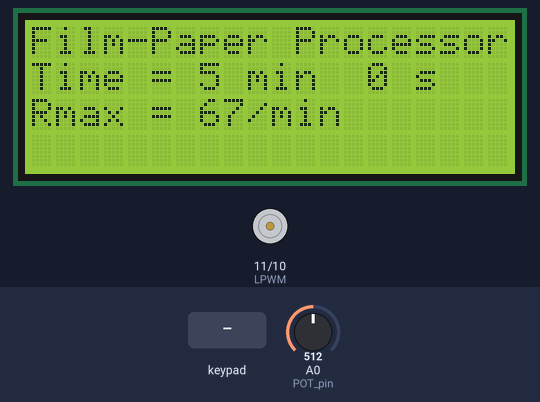
A sketch run on a simulated Arduino Uno, built with avr-gcc and run on an emulated ATmega328P. Shown: 20×4 character LCD, motor-driver pin pairs drawn as motors (green arrow = first pin HIGH = forward, orange = second pin HIGH = backward, longer = more drive). The test bench sets the inputs (shaded band); at power-on: A0 (POT_pin) = 512. What the sketch prints to the serial monitor is not drawn.

Above: at 1.2 s.
1.3 s: key 'C' pressed
At 2.7 s:
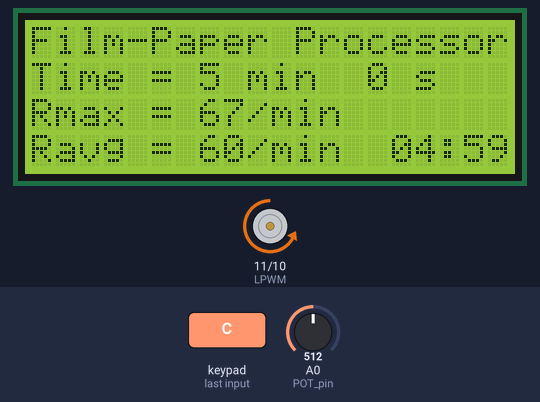
4.3 s: key 'A' pressed
At 5.4 s:
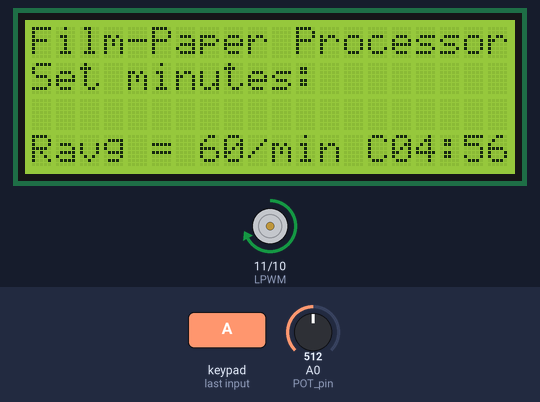
7.3 s: keypad keys 9 8 7 6 # pressed 0.4 s apart
At 9.8 s:
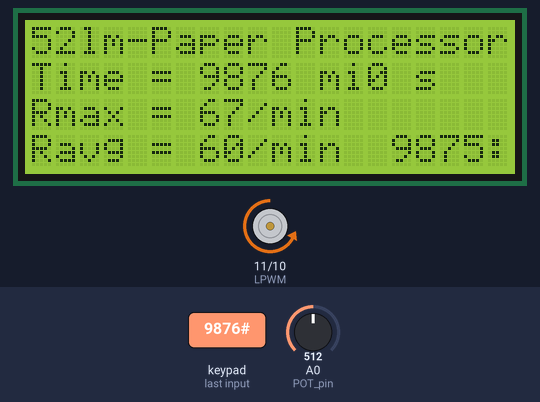
10.8 s: keypad keys 9 8 7 6 * pressed 0.4 s apart
At 14.7 s:
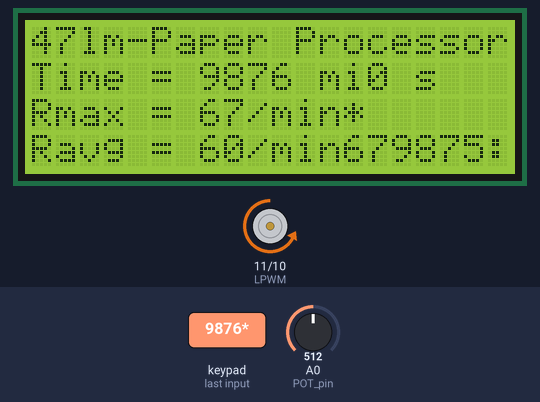
15.1 s: keypad keys 5 4 3 2 # pressed 0.4 s apart
At 17.8 s:
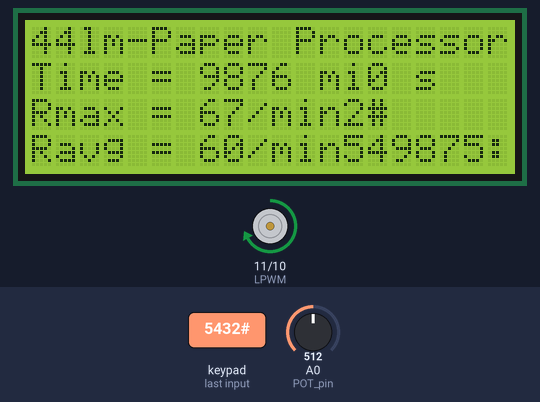
18.6 s: key 'B' pressed
At 20.5 s:
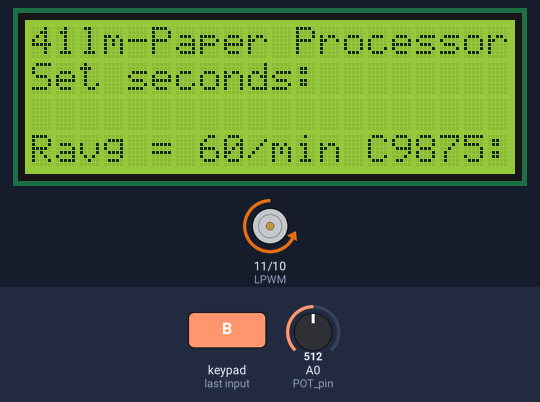
Timing chart, 0 to 22.1 s (numbered marks = the images above; inputs shaded):
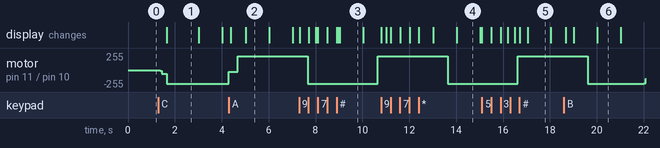

Measured:
- after the input at 1.3 s, motor on pin 11 (LPWM) / pin 10 (RPWM): stopped → backward 10/255 after 0.07 s, → backward 56/255 0.07 s later, → backward 203/255 0.22 s later; the display: changes after 0.35 s (image 1)
- after the input at 4.3 s, the display: first changes after 0.08 s (image 2 shows a later state)
- after the input at 18.6 s, the display: first changes after 0.08 s (image 6 shows a later state)
- what the display in image 4 shows lasts 1.0 s, from 14.0 s to 15.0 s

The sketch:

rotary_processor_v3.ino
```cpp
// (licence header left out)
// ---------------------
// Include the libraries
// ---------------------
#include <Wire.h>
#include <LiquidCrystal_I2C.h>
#include <Keypad.h>

// ---------------------
// PARAMETERS
// ---------------------

// States of the application
const byte ST_DISPLAY_MAINMENU = 0;
const byte ST_WAIT = 1;
const byte ST_SETTIMING_M = 2;
const byte ST_SETTIMING_S = 3;
const byte ST_STARTMOTOR = 4;
const byte ST_IDLE = 5;

// Motor control states
const int MOTOR_CONTINUE = 0;
const int MOTOR_START = 1;
const int MOTOR_FORCESTOP = 2;
const int MOTOR_CW = 3;
const int MOTOR_CCW = 4;

// LCD
const byte ROWS = 4;                      //  Constants for row and column sizes
const byte COLS = 4;
const int I2C_addr = 0x27;                //  Define I2C Address - found with scanner

// Keypad
char hexaKeys[ROWS][COLS] = {             // Array to represent keys on keypad
  { '1', '2', '3', 'A' },
  { '4', '5', '6', 'B' },
  { '7', '8', '9', 'C' },
  { '*', '0', '#', 'D' }
};

// Development
// const unsigned long tMinutesMax = 15;
// const unsigned long tSecondsMax = 60;

// Tank
const int deltaMax   = 17;                // max adjustement of the angular velocity of the tank [RPM]
const int wTankHigh  = 84;                // max angular velocity of the tank = max motor velocity [RPM]
const int wCorFactor =  0;                // correction factor based on measuments
const int nFullRev   =  3;                // number of full revolutions of the tank, any direction

// Motor speed
const int wMotorMax = 255;                // max motor speed index (in Arduino). Motor max 84 RPM
unsigned long accelCycleTime = 300UL;     // [0,accelCycleTime] ms.              Acceleration time, 10% total time [s]

// ---------------------
// GLOBAL VARIABLES
// ---------------------

// Potentiometer (rotational speed control)
int potValue;                             // analog pot reading
int potValueLast;                         // analog pot reading

// Keypad
char customKey;                           // Character to hold key input

// Tank
int delta;                                // Change in rotor angular speed [RPM]
int wTankLow;                             // min angular speed of the tank [RPM]
int wTank;                                // adjusted angular speed of the tank [RPM]
float wMean;                              // average angular speed per cycle [RPM]
int wTankInt;                             // (75) default Jobo recommendation in [RPM]

// Motor
unsigned long theTiming;                  // total time to rotate in [s]
unsigned long theCycleTiming;             // total time to rotate in a CW or CCW cycle [ms]                              e.g. 3000UL
unsigned long breakCycleTime;             // [breakCycleTime,theCycleTiming] ms. Deacceleration time, 10% total time [s] e.g. 2700UL

int wMotor;                               // motor speed index in the range [0,255] = f(theSpeed)
int wMotorMin;                            // min motor speed index (~ 50% of max). Motor min 50 RPM
unsigned long motorRunStartTime;          // the 'time' that the motor started running


// Development control
unsigned long tMinutes = 5;               // Default prewarming time
unsigned long tSeconds = 0;

// States of the application
byte currentState = ST_DISPLAY_MAINMENU;  // the state of the application; start with main menu display
int currentStateMotor;                    // the state of the motor; start with CW rotation once starting

// ---------------------
// DEFINE PINS
// ---------------------

// Potentiomenter
const int POT_pin = A0;  // analog potentiometer

// Motor (both PWM)
const int RPWM = 10;
const int LPWM = 11;

// LCD
const int en = 2, rw = 1, rs = 0, d4 = 4, d5 = 5, d6 = 6, d7 = 7, bl = 3;

// Keypad
byte rowPins[ROWS] = { 9, 8, 7, 6 };      //connect to the row pinouts of the keypad
byte colPins[COLS] = { 5, 4, 3, 2 };      //connect to the column pinouts of the keypad

// ---------------------
// CREATE OBJECTS
// ---------------------

Keypad keypad = Keypad(makeKeymap(hexaKeys), rowPins, colPins, ROWS, COLS);
LiquidCrystal_I2C lcd(I2C_addr, en, rw, rs, d4, d5, d6, d7, bl, POSITIVE);

void setup() {

  // -------------------
  // INITIALIZE
  // -------------------

  // Serial port
  Serial.begin(57600);

  // LCD
  lcd.backlight();
  lcd.begin(20, 4);
  Serial.println("20x4 display");

  // PINS
  pinMode(POT_pin, INPUT);                // set potentiometer input
  pinMode(RPWM, OUTPUT);                  // set motor connections as outputs
  pinMode(LPWM, OUTPUT);

  // Initial motor state set to stop
  analogWrite(RPWM, 0);                   // Stop = 0
  analogWrite(LPWM, 0);

  // Initialize Variables

  theTiming = tMinutes * 60UL + tSeconds; // Default prewarming time in [s]
  delta = 0;
  wTankInt = wTankHigh - deltaMax;
  wTankLow = wTankInt - deltaMax;
  wMotorMin = wMotorMax*wTankLow/wTankHigh;

}

void loop() {
  // single key from keypad
  char key;
  // text from keypad
  char *text;

  // Adjust tank speed (with potentiometer)
  setTankSpeed();

  // let the motor do what it was doing
  runMotor(MOTOR_CONTINUE);

  // countdown timer
  if (motorRunStartTime > 0) {
    displayCounterMenu();
  }

  //Serial.println(currentState);

  switch (currentState) {
    case ST_DISPLAY_MAINMENU:
      // display main menu
      displayMenu();
      // switch to wait state
      currentState = ST_WAIT;
      break;
    case ST_WAIT:
      // get key
      key = getKeyWithEcho();
      // if timing (min) setting selected
      if (key == 'A') {
        // display 'timing' menu minutes
        displayTimingMenuM();
        // change to state where user can enter timing in min
        currentState = ST_SETTIMING_M;
      }
      // if timing (sec) setting selected
      if (key == 'B') {
        // display 'timing' menu seconds
        displayTimingMenuS();
        // change to state where user can enter timing in sec
        currentState = ST_SETTIMING_S;
      }
      // if START key is selected
      if (key == 'C') {
        // display main menu
        displayMenu();
        // change to state where user can start the motor
        currentState = ST_STARTMOTOR;
      }
      // if END key is selected
      if (key == 'D') {
        // display main menu
        displayMenu();
        // change to state where user can reset parameters
        currentState = ST_IDLE;
      }
      // Note: state does not change if entry is not '1', '2', 'A', 'B, 'C', or 'D'
      break;
    case ST_SETTIMING_M:
      // get the text entered on the keypad
      text = getKeypadText();
      // if text complete
      if (text != NULL) {
        // if user did enter a timming
        if (text[0] != '\0') {
          //theTiming = atoi(text);
          tMinutes = atoi(text);
        }
        currentState = ST_DISPLAY_MAINMENU;
      }
      // actualize the total timing
      theTiming = tMinutes * 60UL + tSeconds;
      break;
    case ST_SETTIMING_S:
      // get the text entered on the keypad
      text = getKeypadText();
      // if text complete
      if (text != NULL) {
        // if user did enter a timming
        if (text[0] != '\0') {
          tSeconds = atoi(text);
        }
        currentState = ST_DISPLAY_MAINMENU;
      }
      // actualize the total timing
      theTiming = tMinutes * 60UL + tSeconds;
      break;
    case ST_STARTMOTOR:
      // start motor
      runMotor(MOTOR_START);
      currentState = ST_DISPLAY_MAINMENU;
      break;
    case ST_IDLE:
      // stop motor
      runMotor(MOTOR_FORCESTOP);
      currentState = ST_DISPLAY_MAINMENU;
      break;
  }  // end_of_switch
}

// -------------------------------------------------------------------------
// FUNCTIONS
// -------------------------------------------------------------------------

/*
  display a title on the first line of the display; it always clears the LCD
*/
void displayTitle() {
  // clear the lcd
  lcd.clear();
  // print the project title on the first line
  lcd.setCursor(0, 0);
  lcd.print("Film-Paper Processor");
}

/*
  display main menu
*/
void displayMenu() {
  // current line where to write on LCD; every time that we write, currentLine will be incremented
  byte currentLine = 0;
  // text buffer for 20 characters and string terminator
  char textbuffer[21];
  char textbuffer2[21];

  // display the title on the first line and update currentLine
  displayTitle();
  currentLine = 1;

  // print the current settings on the second line
  lcd.setCursor(0, currentLine++);
  //sprintf(textbuffer, "Time = %d min %d s", tMinutes, tSeconds);
  sprintf(textbuffer, "Time = %d min", tMinutes);
  lcd.print(textbuffer);
  lcd.setCursor(14, 1);
  sprintf(textbuffer, "%d s", tSeconds);
  lcd.print(textbuffer);

  lcd.setCursor(0, currentLine++);
  sprintf(textbuffer, "Rmax = %d/min", wTank + wCorFactor);
  lcd.print(textbuffer);
}
/*
  display a 'menu' where the user can enter a timing
*/
void displayTimingMenuM() {
  // display the title on the 1st line
  displayTitle();
  // display additional info on 3rd line
  lcd.setCursor(0, 3);
  lcd.print("                    ");
  lcd.setCursor(0, 4);
  lcd.print("# Finish    * Cancel");
  // prompt user to set speed (2nd line)
  lcd.setCursor(0, 1);
  lcd.print("Set minutes: ");
}

/*
  display a 'menu' where the user can enter a speed
*/
void displayTimingMenuS() {
  // display the title on the 1st line
  displayTitle();
  // display additional info on 3rd line
  lcd.setCursor(0, 3);
  lcd.print("                    ");
  lcd.setCursor(0, 4);
  lcd.print("# Finish    * Cancel");
  // prompt user to set speed (2nd line)
  lcd.setCursor(0, 1);
  lcd.print("Set seconds: ");
}

//  display a 'menu' with countdown timer
void displayCounterMenu() {

  static unsigned long nextTime;
  static unsigned long currTime;
  static unsigned long elapsedTime;
  static unsigned long remainingTime;
  int t1, t2;
  char textbuffer[21];

  currTime = millis();
  elapsedTime = currTime - motorRunStartTime;
  remainingTime = (theTiming * 1000 - elapsedTime);

  // get remaning min:sec

  if (currTime > nextTime) {
    nextTime += 1000;
    t1 = (remainingTime / 1000) / 60;
    t2 = (remainingTime / 1000) % 60;
    // Print integers with leading zeros
    lcd.setCursor(15, 4);
    sprintf(textbuffer, "%02d:%02d", t1, t2);
    lcd.print(textbuffer);

    lcd.setCursor(0, 4);
    sprintf(textbuffer, "Ravg = %d/min", (int)(wMean));
    lcd.print(textbuffer);
  }
}

/*
  Reads the analog potentiometer to adapt the tank angular speed
*/
void setTankSpeed() {

  static unsigned long nextTime;
  static unsigned long currTime;
  char textbuffer[21];

  potValue = analogRead(POT_pin);
  currTime = millis();

  if (currTime > nextTime) {
    nextTime += 1000;

    // estimate change of tank speed based on Pot. reading
    delta = map(potValue, 0, 1023, -deltaMax, deltaMax);
    wTank = wTankInt + delta;
    theCycleTiming = (nFullRev * 60000) / wTank  + accelCycleTime;
    breakCycleTime = theCycleTiming - accelCycleTime;

    wMean = (float)(wTank * (theCycleTiming - accelCycleTime) / theCycleTiming);

    // Serial.print("wMean= ");
    // Serial.println(wMean);
    // Serial.print("theCycleTiming= ");
    // Serial.println(theCycleTiming);

    if (currentState == ST_WAIT) {
      lcd.setCursor(7, 2);
      sprintf(textbuffer, "%d/min", wTank + wCorFactor);
      lcd.print(textbuffer);
    }
  }
}

// ------------------------------------------------------------------------
// MOTOR CONTROL
// ------------------------------------------------------------------------
/*
  starts or stops the motor or runs the motor for a given time
  parameter
    option: option to control motor
    MOTOR_FORCESTOP: force an (emergency) stop; oberrides any other options
    MOTOR_START: if not started, start it; if already started, it's ignored
    for any other option value, motor keeps on doing what it was doing
*/
void runMotor(byte options) {

  static unsigned long motorCycleStartTime;  // the 'time' that the motor cycle
  static unsigned long tElapsed;             // Elapsed time in the cycle
  int wMotorVar;                             // changing speed during Acc/DeAcc phases

  // if START (CW) received and motor not started yet
  // NOTE: the "&" operator is a logical as well as a bitwise operator,
  //       whereas the "&&" operator is only a logical operator
  if ((options & MOTOR_START) == MOTOR_START && motorRunStartTime == 0) {
    // for debugging
    Serial.println("START received while motor was not running");
    Serial.print("Timing: ");
    Serial.println(theTiming);

    // set the start 'time'
    motorRunStartTime = millis();
    motorCycleStartTime = motorRunStartTime;
    // display the start time
    Serial.print("Start Time: ");
    Serial.println(motorRunStartTime);

    // estimate angular velovity of the motor in [0,255]
    wMotor = map(wTank, wTankLow, wTankHigh, wMotorMin, wMotorMax);
    Serial.print("Set angular speed motor: ");
    Serial.println(wMotor);
    Serial.print("Cycle time in ms at current speed: ");
    Serial.println(theCycleTiming);

    // start the motor at current speed
    if (wMotor >= 0 && wMotor <= 255) {
      // INITIALIZATION: set motor in CW state
      currentStateMotor = MOTOR_CW;
    }
  }

  // Acceleration
  if (currentStateMotor != MOTOR_FORCESTOP) {
    tElapsed = millis() - motorCycleStartTime;
    if (tElapsed <= accelCycleTime) {
      // increase speed proportional to elapssed time
      wMotorVar = map(tElapsed, 0, accelCycleTime, 0, wMotor);  //map(value, fromLow, fromHigh, toLow, toHigh)
      switch (currentStateMotor) {
        case MOTOR_CW:
          // reverse direction to CCW (Forward)
          digitalWrite(LPWM, LOW);
          analogWrite(RPWM, wMotorVar);
          break;
        case MOTOR_CCW:
          // reverse direction to CW (Reverse)
          digitalWrite(RPWM, LOW);
          analogWrite(LPWM, wMotorVar);
          break;
      }
    }
  }

  // Breaking
  if (currentStateMotor != MOTOR_FORCESTOP) {
    tElapsed = millis() - motorCycleStartTime;
    if ((tElapsed > breakCycleTime) && (tElapsed < theCycleTiming)) {
      // decrease speed proportional to elapssed time
      wMotorVar = map(tElapsed, breakCycleTime, theCycleTiming, wMotor, 0);
      switch (currentStateMotor) {
        case MOTOR_CW:
          // reverse direction to CCW (Forward)
          digitalWrite(LPWM, LOW);
          analogWrite(RPWM, wMotorVar);
          break;
        case MOTOR_CCW:
          // reverse direction to CW (Reverse)
          digitalWrite(RPWM, LOW);
          analogWrite(LPWM, wMotorVar);
          break;
      }
    }
  }

  // Constant speed
  if (currentStateMotor != MOTOR_FORCESTOP) {
    tElapsed = millis() - motorCycleStartTime;
    if ((tElapsed > accelCycleTime) && (tElapsed <= breakCycleTime)) {
      switch (currentStateMotor) {
        case MOTOR_CW:
          // reverse direction to CCW (Forward)
          digitalWrite(LPWM, LOW);
          analogWrite(RPWM, wMotor);
          break;
        case MOTOR_CCW:
          // reverse direction to CW (Reverse)
          digitalWrite(RPWM, LOW);
          analogWrite(LPWM, wMotor);
          break;
      }
    }
  }


  //breakCycleTime

  // CHANGE DIRECTION: if the rotation cycle has run for the specified cycle duration
  if ((millis() - motorCycleStartTime) >= theCycleTiming) {
    if (currentStateMotor != MOTOR_FORCESTOP) {

      // stop the motor;
      analogWrite(RPWM, 0);  // Stop = 0
      analogWrite(LPWM, 0);

      // reset the cycle 'time'
      motorCycleStartTime = millis();

      // reverse directions
      switch (currentStateMotor) {
        case MOTOR_CW:
          // reverse direction to CCW
          // digitalWrite(LPWM, LOW);
          // analogWrite(RPWM, wMotor);
          // switch to CCW state
          currentStateMotor = MOTOR_CCW;
          // Serial.print("Rot: ");
          // Serial.println(MOTOR_CCW);
          break;
        case MOTOR_CCW:
          // reverse direction to CW
          // digitalWrite(RPWM, LOW);
          // analogWrite(LPWM, wMotor);
          // switch to CW state
          currentStateMotor = MOTOR_CW;
          // Serial.print("Rot: ");
          // Serial.println(MOTOR_CW);
          break;
      }
    }
  }

  // STOP: if the motor has run for the specified duration
  if (millis() - motorRunStartTime >= (theTiming * 1000UL)) {
    // inform the user that motor has stopped
    if (motorRunStartTime != 0) {
      Serial.println("Motor stopped");
      Serial.print("Time: ");
      Serial.println(millis());
    }
    // stop the motor;
    analogWrite(RPWM, 0);  // Stop = 0
    analogWrite(LPWM, 0);
    // reset the start 'time'
    motorRunStartTime = 0;
    currentStateMotor = MOTOR_FORCESTOP;
  }
  // if FORCESTOP received
  if ((options & MOTOR_FORCESTOP) == MOTOR_FORCESTOP) {
    // for debugging
    Serial.println("FORCESTOP received");
    // stop the motor
    analogWrite(LPWM, 0);  // Stop = 0
    analogWrite(RPWM, 0);
    // reset start 'time'
    motorRunStartTime = 0;
    currentStateMotor = MOTOR_FORCESTOP;
    // nothing more to do
    return;
  }
}


// -----------------------------------------------------------------
// LCD ROUTINES
// -----------------------------------------------------------------

/*
  get a keystroke from the keypad
  echo the key that was pressed to the LCD
  the echo will be on the current position of the LCD
  returns
    the key that was pressed or NO_KEY
*/
char getKeyWithEcho() {
  // read a key
  char key = keypad.getKey();

  // if no key pressed
  if (key != NO_KEY) {
    // for debugging, output to serial monitor
    Serial.print("Key: ");
    Serial.println(key);
    // display on current position of LCD
    lcd.print(key);
  }
  return key;
}

/*
  get a text from the keypad (max 20 characters)
  '#' finishes the entry of data
  '*' cancels the entry of data
  returns
    NULL if not complete
    empty text if canceled
    entered text (might be empty)
*/
char *getKeypadText() {
  // a buffer for 20 keypresses and one
  static char keypadbuffer[21];
  // index in above buffer
  static char index = 0;

  // read a key
  char key = getKeyWithEcho();
  // if nothing pressed
  if (key == NO_KEY) {
    // indicate no complete data
    return NULL;
  }
  // if 'cancel' key
  if (key == '*') {
    // reset index
    index = 0;
    // create empty text
    keypadbuffer[index] = '\0';
    // return text
    return keypadbuffer;
  }
  // if 'enter' key
  if (key == '#') {
    // add a string terminator
    keypadbuffer[index] = '\0';
    // reset index for next time
    index = 0;
    // return the text
    Serial.println(keypadbuffer);
    return keypadbuffer;
  }
  // check for buffer overflow
  if (index >= sizeof(keypadbuffer)) {
    // add a string terminator
    keypadbuffer[sizeof(keypadbuffer) - 1] = '\0';
    // reset index for next time
    index = 0;
    // return the text
    return keypadbuffer;
  }

  // add the character to the buffer
  keypadbuffer[index++] = key;

  // indicate that text is not complete
  return NULL;
}
```
